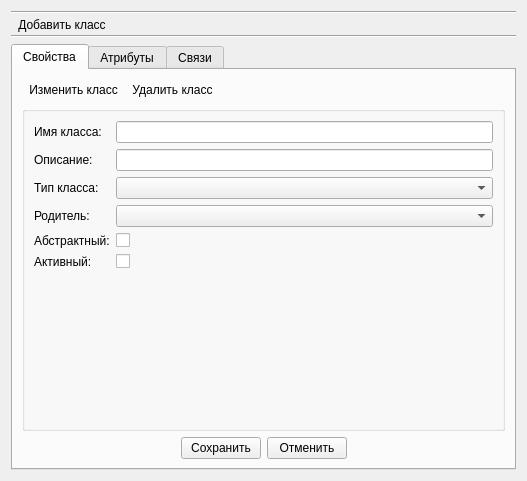
<?xml version="1.0" encoding="UTF-8"?>
<ui version="4.0">
 <class>PropClass</class>
 <widget class="QWidget" name="PropClass">
  <property name="geometry">
   <rect>
    <x>0</x>
    <y>0</y>
    <width>527</width>
    <height>481</height>
   </rect>
  </property>
  <property name="windowTitle">
   <string>Свойство класса</string>
  </property>
  <layout class="QVBoxLayout" name="verticalLayout_4">
   <item>
    <layout class="QVBoxLayout" name="verticalLayoutClass">
     <property name="spacing">
      <number>0</number>
     </property>
     <item>
      <widget class="QFrame" name="frameToolClassUp">
       <property name="frameShape">
        <enum>QFrame::HLine</enum>
       </property>
       <property name="frameShadow">
        <enum>QFrame::Sunken</enum>
       </property>
      </widget>
     </item>
     <item>
      <layout class="QHBoxLayout" name="horizontalLayoutToolClass">
       <property name="spacing">
        <number>0</number>
       </property>
       <item>
        <widget class="QToolButton" name="toolButtonAddClass">
         <property name="text">
          <string>Добавить класс</string>
         </property>
         <property name="icon">
          <iconset resource="modeleride.qrc">
           <normaloff>:/add</normaloff>:/add</iconset>
         </property>
         <property name="iconSize">
          <size>
           <width>16</width>
           <height>16</height>
          </size>
         </property>
         <property name="toolButtonStyle">
          <enum>Qt::ToolButtonTextBesideIcon</enum>
         </property>
         <property name="autoRaise">
          <bool>true</bool>
         </property>
        </widget>
       </item>
       <item>
        <spacer name="horizontalSpacerToolClass">
         <property name="orientation">
          <enum>Qt::Horizontal</enum>
         </property>
         <property name="sizeHint" stdset="0">
          <size>
           <width>40</width>
           <height>20</height>
          </size>
         </property>
        </spacer>
       </item>
      </layout>
     </item>
     <item>
      <widget class="QFrame" name="frameToolClassDown">
       <property name="frameShape">
        <enum>QFrame::HLine</enum>
       </property>
       <property name="frameShadow">
        <enum>QFrame::Sunken</enum>
       </property>
      </widget>
     </item>
    </layout>
   </item>
   <item>
    <widget class="QTabWidget" name="tabWidgetProp">
     <property name="currentIndex">
      <number>0</number>
     </property>
     <widget class="QWidget" name="tabProp">
      <attribute name="title">
       <string>Свойства</string>
      </attribute>
      <layout class="QVBoxLayout" name="verticalLayoutProp">
       <item>
        <layout class="QHBoxLayout" name="horizontalLayoutPropTool">
         <property name="spacing">
          <number>0</number>
         </property>
         <item>
          <widget class="QToolButton" name="toolButton">
           <property name="text">
            <string>Изменить класс</string>
           </property>
           <property name="icon">
            <iconset resource="modeleride.qrc">
             <normaloff>:/edit</normaloff>:/edit</iconset>
           </property>
           <property name="iconSize">
            <size>
             <width>16</width>
             <height>16</height>
            </size>
           </property>
           <property name="toolButtonStyle">
            <enum>Qt::ToolButtonTextBesideIcon</enum>
           </property>
           <property name="autoRaise">
            <bool>true</bool>
           </property>
          </widget>
         </item>
         <item>
          <widget class="QToolButton" name="toolButton_2">
           <property name="text">
            <string>Удалить класс</string>
           </property>
           <property name="icon">
            <iconset resource="modeleride.qrc">
             <normaloff>:/remove</normaloff>:/remove</iconset>
           </property>
           <property name="iconSize">
            <size>
             <width>16</width>
             <height>16</height>
            </size>
           </property>
           <property name="toolButtonStyle">
            <enum>Qt::ToolButtonTextBesideIcon</enum>
           </property>
           <property name="autoRaise">
            <bool>true</bool>
           </property>
          </widget>
         </item>
         <item>
          <spacer name="horizontalSpacer">
           <property name="orientation">
            <enum>Qt::Horizontal</enum>
           </property>
           <property name="sizeHint" stdset="0">
            <size>
             <width>40</width>
             <height>20</height>
            </size>
           </property>
          </spacer>
         </item>
        </layout>
       </item>
       <item>
        <widget class="QGroupBox" name="groupBoxClass">
         <property name="title">
          <string/>
         </property>
         <layout class="QGridLayout" name="gridLayout">
          <item row="4" column="0">
           <widget class="QLabel" name="labelAbsClass">
            <property name="text">
             <string>Абстрактный:</string>
            </property>
           </widget>
          </item>
          <item row="2" column="1">
           <widget class="QComboBox" name="comboBoxClassType"/>
          </item>
          <item row="0" column="1">
           <widget class="QLineEdit" name="lineEditClassName"/>
          </item>
          <item row="3" column="0">
           <widget class="QLabel" name="labelClassParent">
            <property name="text">
             <string>Родитель:</string>
            </property>
           </widget>
          </item>
          <item row="1" column="0">
           <widget class="QLabel" name="labelClassDesc">
            <property name="text">
             <string>Описание:</string>
            </property>
           </widget>
          </item>
          <item row="2" column="0">
           <widget class="QLabel" name="labelClassType">
            <property name="text">
             <string>Тип класса:</string>
            </property>
           </widget>
          </item>
          <item row="0" column="0">
           <widget class="QLabel" name="labelClassName">
            <property name="text">
             <string>Имя класса:</string>
            </property>
           </widget>
          </item>
          <item row="6" column="1">
           <spacer name="verticalSpacerProp">
            <property name="orientation">
             <enum>Qt::Vertical</enum>
            </property>
            <property name="sizeHint" stdset="0">
             <size>
              <width>20</width>
              <height>40</height>
             </size>
            </property>
           </spacer>
          </item>
          <item row="1" column="1">
           <widget class="QLineEdit" name="lineEditClassDesc"/>
          </item>
          <item row="3" column="1">
           <widget class="TreeComboBox" name="comboBoxClassParent"/>
          </item>
          <item row="5" column="1">
           <widget class="QCheckBox" name="checkBoxActiveClass">
            <property name="text">
             <string/>
            </property>
           </widget>
          </item>
          <item row="4" column="1">
           <widget class="QCheckBox" name="checkBoxAbsClass">
            <property name="text">
             <string/>
            </property>
           </widget>
          </item>
          <item row="5" column="0">
           <widget class="QLabel" name="labelActiveClass">
            <property name="text">
             <string>Активный:</string>
            </property>
           </widget>
          </item>
         </layout>
        </widget>
       </item>
       <item>
        <layout class="QHBoxLayout" name="horizontalLayoutPropSave">
         <item>
          <spacer name="horizontalSpacerRightProp">
           <property name="orientation">
            <enum>Qt::Horizontal</enum>
           </property>
           <property name="sizeHint" stdset="0">
            <size>
             <width>40</width>
             <height>20</height>
            </size>
           </property>
          </spacer>
         </item>
         <item>
          <widget class="QPushButton" name="pushButtonPropSave">
           <property name="text">
            <string>Сохранить</string>
           </property>
          </widget>
         </item>
         <item>
          <widget class="QPushButton" name="pushButtonPropCancel">
           <property name="text">
            <string>Отменить</string>
           </property>
          </widget>
         </item>
         <item>
          <spacer name="horizontalSpacerLeftProp">
           <property name="orientation">
            <enum>Qt::Horizontal</enum>
           </property>
           <property name="sizeHint" stdset="0">
            <size>
             <width>40</width>
             <height>20</height>
            </size>
           </property>
          </spacer>
         </item>
        </layout>
       </item>
      </layout>
     </widget>
     <widget class="QWidget" name="tabAttr">
      <attribute name="title">
       <string>Атрибуты</string>
      </attribute>
      <layout class="QVBoxLayout" name="verticalLayout_2">
       <item>
        <layout class="QHBoxLayout" name="horizontalLayoutAttrListTool">
         <property name="spacing">
          <number>0</number>
         </property>
         <item>
          <widget class="QToolButton" name="toolButtonAddAttr">
           <property name="text">
            <string>Добавить атрибут</string>
           </property>
           <property name="icon">
            <iconset resource="modeleride.qrc">
             <normaloff>:/add</normaloff>:/add</iconset>
           </property>
           <property name="iconSize">
            <size>
             <width>16</width>
             <height>16</height>
            </size>
           </property>
           <property name="toolButtonStyle">
            <enum>Qt::ToolButtonTextBesideIcon</enum>
           </property>
           <property name="autoRaise">
            <bool>true</bool>
           </property>
          </widget>
         </item>
         <item>
          <spacer name="horizontalSpacerAttrListTool">
           <property name="orientation">
            <enum>Qt::Horizontal</enum>
           </property>
           <property name="sizeHint" stdset="0">
            <size>
             <width>40</width>
             <height>20</height>
            </size>
           </property>
          </spacer>
         </item>
         <item>
          <widget class="QCheckBox" name="checkBoxInInherited">
           <property name="text">
            <string>Унаследованные</string>
           </property>
          </widget>
         </item>
        </layout>
       </item>
       <item>
        <widget class="QTableView" name="tableViewAttr"/>
       </item>
       <item>
        <layout class="QHBoxLayout" name="horizontalLayoutToolAttr">
         <property name="spacing">
          <number>0</number>
         </property>
         <item>
          <widget class="QToolButton" name="toolButtonModifyAttr">
           <property name="text">
            <string>Изменить атрибут</string>
           </property>
           <property name="icon">
            <iconset resource="modeleride.qrc">
             <normaloff>:/edit</normaloff>:/edit</iconset>
           </property>
           <property name="iconSize">
            <size>
             <width>16</width>
             <height>16</height>
            </size>
           </property>
           <property name="toolButtonStyle">
            <enum>Qt::ToolButtonTextBesideIcon</enum>
           </property>
           <property name="autoRaise">
            <bool>true</bool>
           </property>
          </widget>
         </item>
         <item>
          <widget class="QToolButton" name="toolButtonDeleteAttr">
           <property name="text">
            <string>Удалить атрибут</string>
           </property>
           <property name="icon">
            <iconset resource="modeleride.qrc">
             <normaloff>:/remove</normaloff>:/remove</iconset>
           </property>
           <property name="iconSize">
            <size>
             <width>16</width>
             <height>16</height>
            </size>
           </property>
           <property name="toolButtonStyle">
            <enum>Qt::ToolButtonTextBesideIcon</enum>
           </property>
           <property name="autoRaise">
            <bool>true</bool>
           </property>
          </widget>
         </item>
         <item>
          <spacer name="horizontalSpacerToolAttr">
           <property name="orientation">
            <enum>Qt::Horizontal</enum>
           </property>
           <property name="sizeHint" stdset="0">
            <size>
             <width>40</width>
             <height>20</height>
            </size>
           </property>
          </spacer>
         </item>
        </layout>
       </item>
       <item>
        <layout class="QHBoxLayout" name="horizontalLayoutPropAttr">
         <item>
          <widget class="QGroupBox" name="groupBoxPropAttr">
           <property name="title">
            <string>Свойства атрибута</string>
           </property>
           <layout class="QGridLayout" name="gridLayout_2">
            <item row="5" column="1">
             <widget class="QCheckBox" name="checkBoxIsCandidateKey">
              <property name="text">
               <string/>
              </property>
             </widget>
            </item>
            <item row="1" column="0">
             <widget class="QLabel" name="labelAttrDesc">
              <property name="text">
               <string>Описание:</string>
              </property>
             </widget>
            </item>
            <item row="4" column="1">
             <widget class="QCheckBox" name="checkBoxIsUnique">
              <property name="text">
               <string/>
              </property>
             </widget>
            </item>
            <item row="3" column="0">
             <widget class="QLabel" name="labelIsNull">
              <property name="text">
               <string>Может быть нулевым</string>
              </property>
             </widget>
            </item>
            <item row="2" column="0">
             <widget class="QLabel" name="labelAttrGroup">
              <property name="text">
               <string>Группа:</string>
              </property>
             </widget>
            </item>
            <item row="2" column="1">
             <widget class="QComboBox" name="comboBoxAttrGroup"/>
            </item>
            <item row="5" column="0">
             <widget class="QLabel" name="labelIsCandidateKey">
              <property name="text">
               <string>Потенциальный ключ</string>
              </property>
             </widget>
            </item>
            <item row="1" column="1">
             <widget class="QLineEdit" name="lineEditAttrDesc"/>
            </item>
            <item row="0" column="1">
             <widget class="QLineEdit" name="lineEditAttrName"/>
            </item>
            <item row="3" column="1">
             <widget class="QCheckBox" name="checkBoxIsNull">
              <property name="text">
               <string/>
              </property>
             </widget>
            </item>
            <item row="4" column="0">
             <widget class="QLabel" name="labelIsUnique">
              <property name="text">
               <string>Уникален</string>
              </property>
             </widget>
            </item>
            <item row="0" column="0">
             <widget class="QLabel" name="labelAttrName">
              <property name="text">
               <string>Имя атрибута:</string>
              </property>
             </widget>
            </item>
           </layout>
          </widget>
         </item>
         <item>
          <widget class="QGroupBox" name="groupBoxPropType">
           <property name="title">
            <string>Свойства типа</string>
           </property>
           <layout class="QGridLayout" name="gridLayout_3">
            <item row="2" column="0">
             <widget class="QLabel" name="labelLinkClass">
              <property name="text">
               <string>Ссылка на класс:</string>
              </property>
             </widget>
            </item>
            <item row="5" column="1">
             <widget class="QSpinBox" name="spinBoxUpValue"/>
            </item>
            <item row="3" column="1">
             <widget class="QLineEdit" name="lineEditDefaultValue"/>
            </item>
            <item row="0" column="0">
             <widget class="QLabel" name="labelTypeAttr">
              <property name="text">
               <string>Тип атрибута:</string>
              </property>
             </widget>
            </item>
            <item row="0" column="1">
             <widget class="QComboBox" name="comboBoxTypeAttr"/>
            </item>
            <item row="5" column="0">
             <widget class="QLabel" name="labelUpValue">
              <property name="text">
               <string>Верхняя граница</string>
              </property>
             </widget>
            </item>
            <item row="4" column="0">
             <widget class="QLabel" name="labelDownValue">
              <property name="text">
               <string>Нижняя граница:</string>
              </property>
             </widget>
            </item>
            <item row="2" column="1">
             <widget class="TreeComboBox" name="comboBoxLinkAttr"/>
            </item>
            <item row="4" column="1">
             <widget class="QSpinBox" name="spinBoxDownValue"/>
            </item>
            <item row="1" column="0">
             <widget class="QLabel" name="labelStringLen">
              <property name="text">
               <string>Длина строки:</string>
              </property>
             </widget>
            </item>
            <item row="3" column="0">
             <widget class="QLabel" name="labelDefaultValue">
              <property name="text">
               <string>Начальное значение:</string>
              </property>
             </widget>
            </item>
            <item row="1" column="1">
             <widget class="QSpinBox" name="spinBoxStrinLen"/>
            </item>
           </layout>
           <zorder>labelTypeAttr</zorder>
           <zorder>labelStringLen</zorder>
           <zorder>comboBoxTypeAttr</zorder>
           <zorder>labelLinkClass</zorder>
           <zorder>comboBoxLinkAttr</zorder>
           <zorder>labelDefaultValue</zorder>
           <zorder>labelDownValue</zorder>
           <zorder>labelUpValue</zorder>
           <zorder>spinBoxDownValue</zorder>
           <zorder>spinBoxUpValue</zorder>
           <zorder>lineEditDefaultValue</zorder>
           <zorder>spinBoxStrinLen</zorder>
          </widget>
         </item>
        </layout>
       </item>
       <item>
        <layout class="QHBoxLayout" name="horizontalLayoutAttrSave">
         <item>
          <spacer name="horizontalSpacerLeftAttr">
           <property name="orientation">
            <enum>Qt::Horizontal</enum>
           </property>
           <property name="sizeHint" stdset="0">
            <size>
             <width>40</width>
             <height>20</height>
            </size>
           </property>
          </spacer>
         </item>
         <item>
          <widget class="QPushButton" name="pushButtonAttrSave">
           <property name="text">
            <string>Сохранить</string>
           </property>
          </widget>
         </item>
         <item>
          <widget class="QPushButton" name="pushButtonAttrCancel">
           <property name="text">
            <string>Отмена</string>
           </property>
          </widget>
         </item>
         <item>
          <spacer name="horizontalSpacerRightAttr">
           <property name="orientation">
            <enum>Qt::Horizontal</enum>
           </property>
           <property name="sizeHint" stdset="0">
            <size>
             <width>40</width>
             <height>20</height>
            </size>
           </property>
          </spacer>
         </item>
        </layout>
       </item>
      </layout>
     </widget>
     <widget class="QWidget" name="tabLink">
      <attribute name="title">
       <string>Связи</string>
      </attribute>
     </widget>
    </widget>
   </item>
  </layout>
 </widget>
 <customwidgets>
  <customwidget>
   <class>TreeComboBox</class>
   <extends>QComboBox</extends>
   <header>treecombobox/treecombobox.h</header>
  </customwidget>
 </customwidgets>
 <resources>
  <include location="modeleride.qrc"/>
 </resources>
 <connections/>
</ui>
